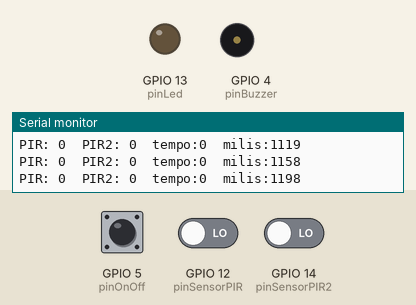
A sketch run on a simulated ESP8266 (NodeMCU). Shown: output pins drawn as LEDs (lit = HIGH), buzzer (waves = sounding), the last lines printed to the serial monitor. Dashed ring = blinking. The inputs (shaded band) are chosen by the test bench; at power-on: GPIO 5 (pinOnOff) HIGH, GPIO 12 (pinSensorPIR) LOW, GPIO 14 (pinSensorPIR2) LOW.

Above: at 1.2 s.
1.3 s: GPIO 5 (pinOnOff) pulled LOW for 3.2 s
At 4.8 s:
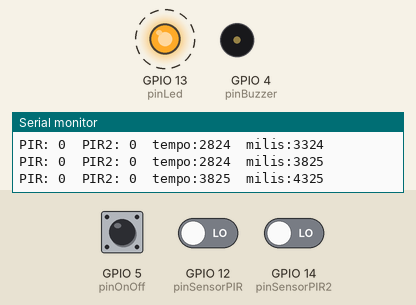
6.0 s: GPIO 12 (pinSensorPIR) driven HIGH
At 7.1 s:
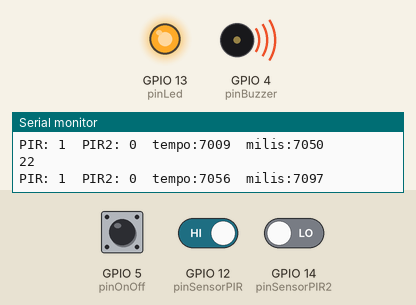
7.5 s: GPIO 5 (pinOnOff) pulled LOW for 0.15 s
At 8.6 s:
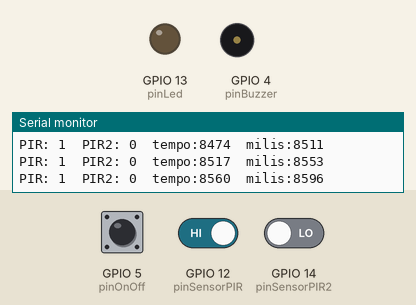
10.6 s: GPIO 5 (pinOnOff) pulled LOW for 1 s
At 11.0 s:
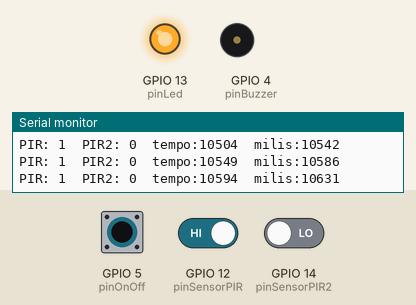
14.6 s: GPIO 5 (pinOnOff) pulsed LOW 5 times (0.12 s each, 0.3 s apart)
At 17.0 s:
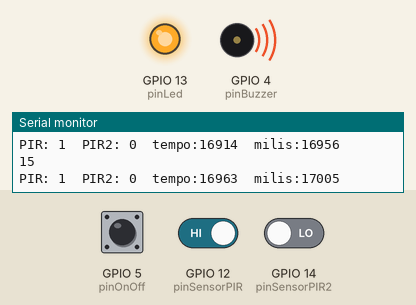
Timing chart, 0 to 18.5 s (numbered marks = the images above; inputs shaded):
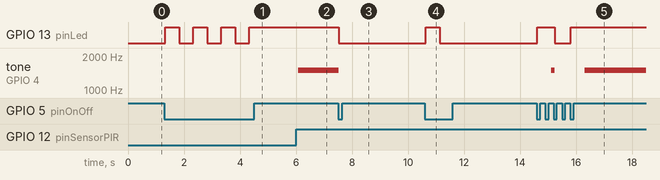

The sketch:

alarme_iot_nodemcu_offline.ino
```cpp
/*
Projeto Arduino - Alarme com Arduino e sensor de movimento PIR
Por Jota
versão offline
----------------------------------------
--=<| www.ComoFazerAsCoisas.com.br |>=--
----------------------------------------
*/
#include <ESP8266WiFi.h>

//Declaração das variáveis referentes aos pinos digitais.
int pinBuzzer = 4;
int pinSensorPIR = 12;
int pinLed = 13;
int pinOnOff = 5;
int pinSensorPIR2 = 14;

//Variaveis de uso geral
int valorSensorPIR = 0;
int valorOnOff = 1;
int alarmeAtivo = 0;
int qtDisparos = 0;
int sensorAtivado;
int valorSensorPIR2 = 0;
unsigned long tempo = 0;
unsigned long tmpLigAuto = 20000;

void setup() {
  Serial.begin(9600); //Inicializando o serial monitor

   //Definido pinos como de entrada ou de saída
  pinMode(pinBuzzer,OUTPUT);
  pinMode(pinSensorPIR,INPUT_PULLUP);
  pinMode(pinLed,OUTPUT);
  pinMode(pinOnOff,INPUT_PULLUP);
  pinMode(pinSensorPIR2,INPUT_PULLUP);
   tempo = millis();


}

void loop() {

  int presenca=0;

  //Lê o estado do botão de armar/desarmar
  valorOnOff = digitalRead(pinOnOff);
  // se botão foi pressionado
  if (valorOnOff == 0) {
    //se alarme esta ativo então desativa
    if (alarmeAtivo == 1){
      desativaAlarme();
    }
    else {
      ativaAlarme();
    }
    delay (500);
  }

  //Lendo o valor do sensor PIR. Este sensor pode assumir 2 valores
  //1 quando detecta algum movimento e 0 quando não detecta.
  valorSensorPIR = digitalRead(pinSensorPIR);
    valorSensorPIR2 = digitalRead(pinSensorPIR2);

  Serial.print("PIR: ");
  Serial.print(valorSensorPIR);
  Serial.print("  PIR2: ");
  Serial.print(valorSensorPIR2);
  Serial.print("  tempo:");
  Serial.print(tempo);
  Serial.print("  milis:");
  Serial.println(millis());

  //Verificando se ocorreu detecção de movimentos
  presenca=(valorSensorPIR == 1  || valorSensorPIR2 == 1);
  if(presenca>0)    // se houve presença
    tempo=millis();   // atualiza marcação de tempo
  if (alarmeAtivo==1 && presenca==1) {

    disparaAlarme();


    qtDisparos = qtDisparos + 1;
    Serial.println(qtDisparos);
 // } else {
    //desligarAlarme();
  }
  // se o alarme desativado por mais de X segundos sem movimento, entao ativa
  // OBS: falta tratar quando o millis() virar (zerar)
   if ( millis()-tempo > tmpLigAuto && alarmeAtivo == 0 && presenca==0 ){
    ativaAlarme();
   }
//   delay(1000);
}

void ativaAlarme() {
      digitalWrite(pinLed, HIGH); //liga led de alarme ativo
      alarmeAtivo = 1; //ativa alarme
}

void desativaAlarme() {
       desligarAlarme();
      tempo = 0;
      tempo = millis();
      digitalWrite(pinLed, LOW);  //desliga led de alarme ativo
      alarmeAtivo=0; //desativa alarme
      qtDisparos = 0;
}

void disparaAlarme() {
  //Ligando o led
//  digitalWrite(pinLed, HIGH);

  //Ligando o buzzer com uma frequencia de 1500 hz.
  tone(pinBuzzer,1500);
  //delay(4000); //tempo que o led fica acesso e o buzzer toca


}

void desligarAlarme() {
  //Desligando o led
//  digitalWrite(pinLed, LOW);

  //Desligando o buzzer
  noTone(pinBuzzer);
}
```

Measured:
- after the input at 1.3 s, GPIO 13 (pinLed): alternates HIGH for 0.50 s and LOW for 0.50 s, 7 changes in all, then stays HIGH, starting at once
- after the input at 6.0 s, tone on GPIO 4 (pinBuzzer): silent → 1500 Hz after 0.08 s
- after the input at 7.5 s, GPIO 13 (pinLed): HIGH → LOW at once; tone on GPIO 4 (pinBuzzer): 1500 Hz → silent at once
- after the input at 10.6 s, GPIO 13 (pinLed): LOW → HIGH at once, → LOW 0.50 s later
- after the input at 14.6 s, GPIO 13 (pinLed): LOW → HIGH at once, → LOW 0.63 s later, → HIGH 0.57 s later; tone on GPIO 4 (pinBuzzer): silent → 1500 Hz after 0.52 s, → silent 0.12 s later, → 1500 Hz 1.1 s later
